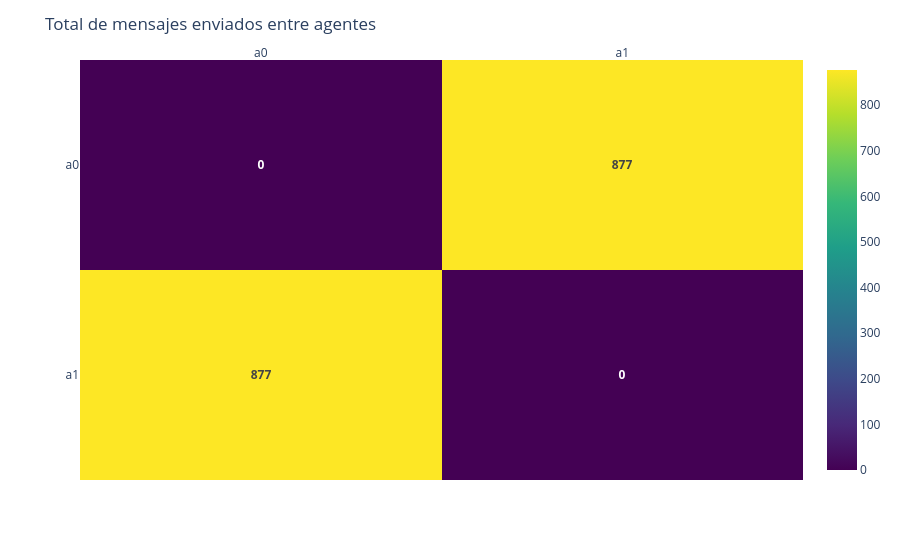

Here is the notebook cell this chart was saved with:
### Markdown cell above
# Message

1. Total mensajes entre agente
2. Tabla estadística tipos de mensajes
3. Distribución mensajes en el tiempo

### Code cell
import pandas as pd
import plotly.express as px
import plotly.figure_factory as ff

data = pd.read_csv(r"C:/Users/samue/OneDrive/Escritorio/Tareas UNI/tfg/tfg_samuel/vis/xperiments/experimentos_con_cnn/02_non_complete/raw/message.csv")
print(len(data))
data.sender = list(map(lambda x: x.split("@")[0], data.sender))
data.to = list(map(lambda x: x.split("@")[0], data.to))
df_cross = pd.crosstab(index=data.sender, columns=data.to)

agents = data.sender.unique()
fig = px.imshow(df_cross.to_numpy(), x=agents, y=agents, color_continuous_scale="Viridis", aspect="auto")
fig.update_traces(text=df_cross, texttemplate="<b>%{text}</b>")
fig.update_xaxes(side="top")
fig.update_layout(title_text="Total de mensajes enviados entre agentes")

### Figure 1 — Plotly figure (JSON) as saved in the notebook; plotly's stock layout.template omitted (floating-point values rounded to 4 significant figures)
{"data": [{"coloraxis": "coloraxis", "hovertemplate": "x: %{x}<br>y: %{y}<br>color: %{z}<extra></extra>", "name": "0", "text": [[0, 877], [877, 0]], "texttemplate": "<b>%{text}</b>", "type": "heatmap", "x": ["a0", "a1"], "xaxis": "x", "y": ["a0", "a1"], "yaxis": "y", "z": [[0, 877], [877, 0]]}], "layout": {"coloraxis": {"colorscale": [[0, "#440154"], [0.1111, "#482878"], [0.2222, "#3e4989"], [0.3333, "#31688e"], [0.4444, "#26828e"], [0.5556, "#1f9e89"], [0.6667, "#35b779"], [0.7778, "#6ece58"], [0.8889, "#b5de2b"], [1, "#fde725"]]}, "margin": {"t": 60}, "title": {"text": "Total de mensajes enviados entre agentes"}, "xaxis": {"anchor": "y", "domain": [0, 1], "side": "top"}, "yaxis": {"anchor": "x", "autorange": "reversed", "domain": [0, 1]}}}
